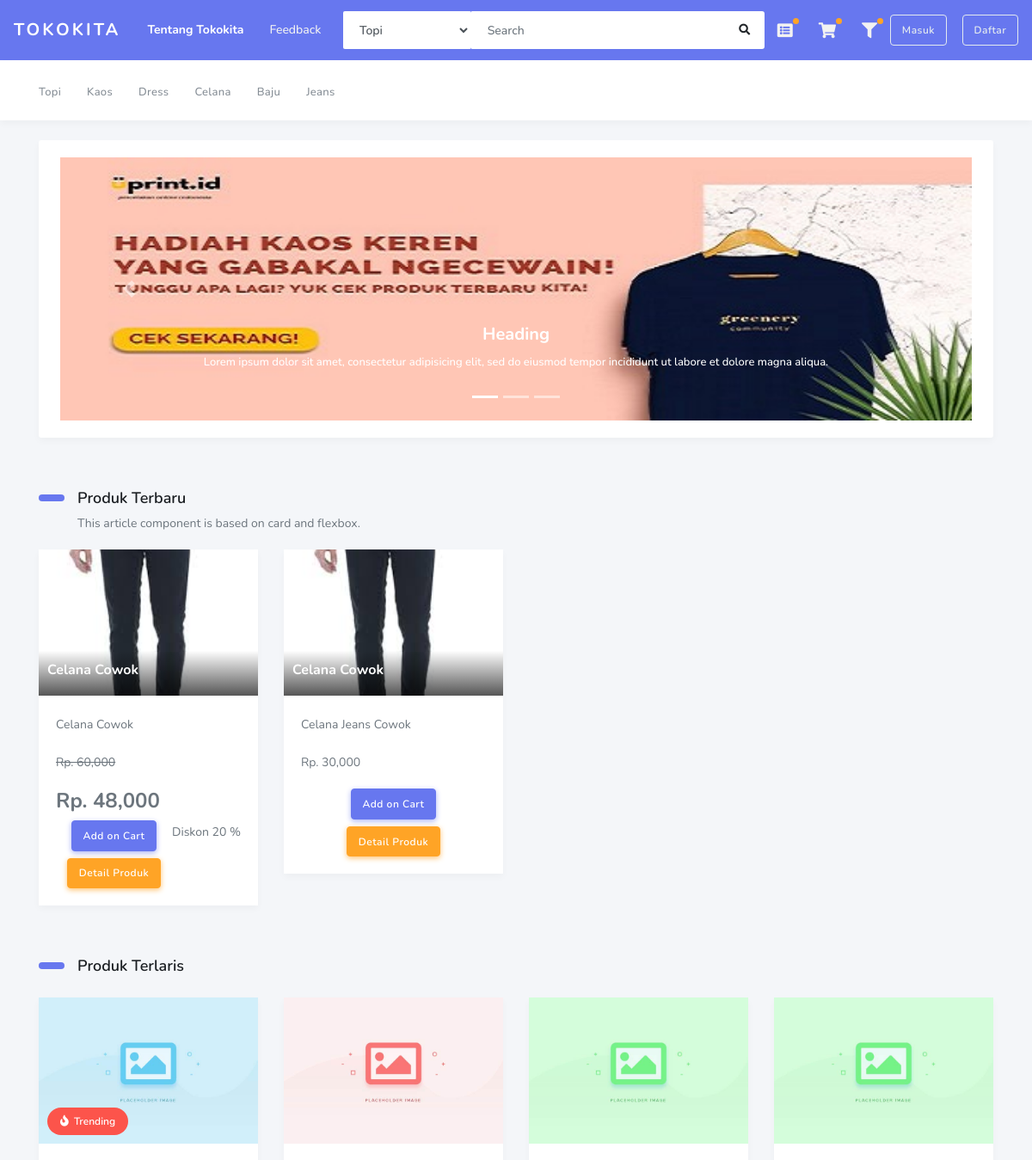
The page /index.php/filter/celana (upper part) on the database as committed earlier.
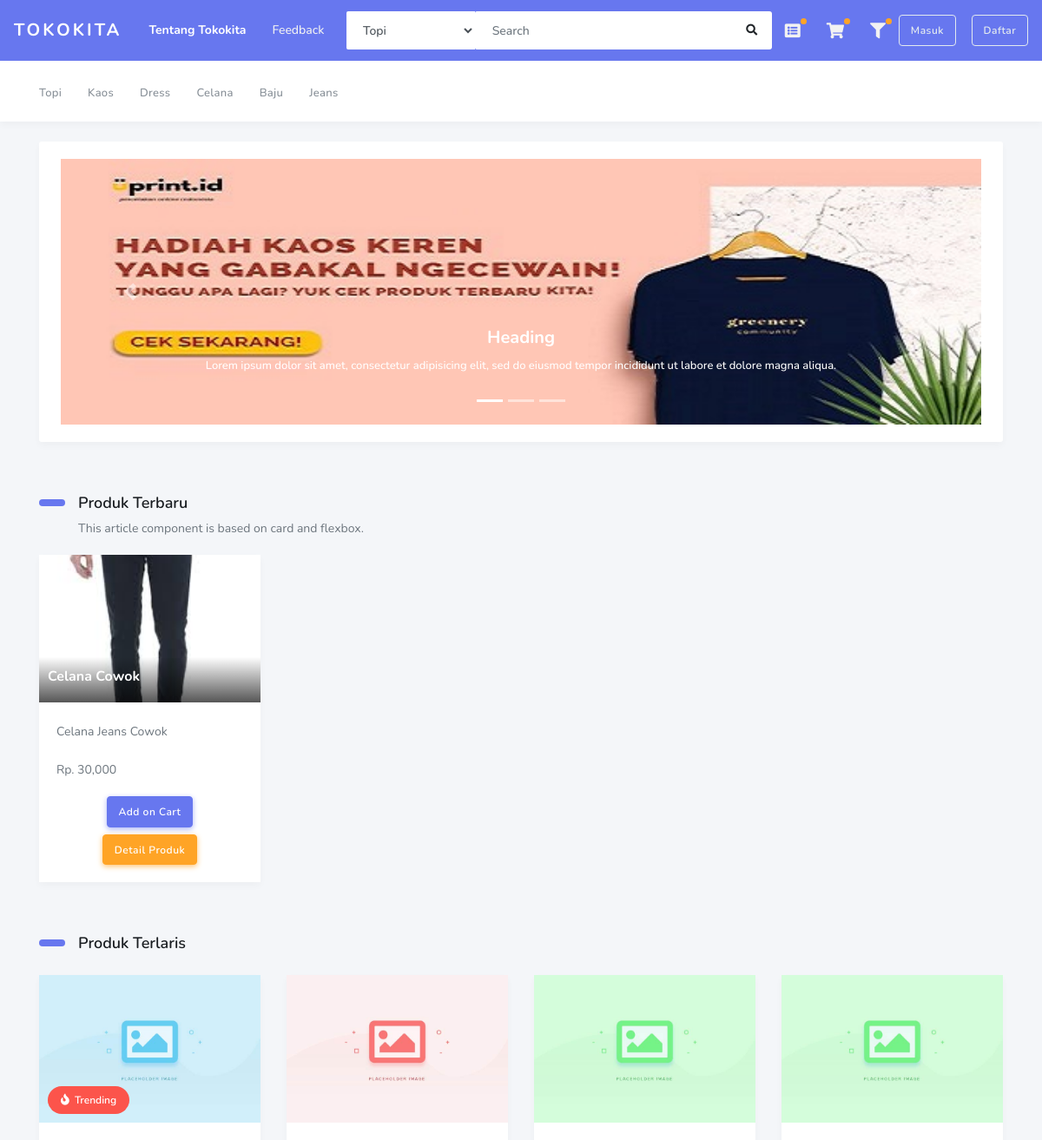
The same page on the database as committed later.
### tables this page shows
CREATE TABLE `tbl_kategori` (
  `idkat` int(5) NOT NULL,
  `namakat` varchar(30) NOT NULL
);

CREATE TABLE `tbl_produk` (
  `idProduk` int(5) NOT NULL,
  `idKat` int(5) NOT NULL,
  `idToko` int(5) NOT NULL,
  `namaProduk` varchar(50) NOT NULL,
  `foto` varchar(100) NOT NULL,
  `harga` int(10) NOT NULL,
  `hargaDiskon` int(20) NOT NULL,
  `stok` int(5) NOT NULL,
  `berat` int(5) NOT NULL,
  `deskripsi` text NOT NULL
);

### application/libraries/Template.php (called while the page is built)
<?php if ( ! defined('BASEPATH')) exit('No direct script access allowed');
class Template {
		var $template_data = array();
		function set($name, $value)
		{
			$this->template_data[$name] = $value;
		}
		function load($template = '', $view = '' , $view_data = array(), $return = FALSE)
		{
			$this->CI =& get_instance();
			$this->set('contents', $this->CI->load->view($view, $view_data, TRUE));
			return $this->CI->load->view($template, $this->template_data, $return);
		}
}

### application/controllers/Filter.php (called while the page is built, shortened)
<?php
class Filter extends CI_Controller
{
    public function celana()
    {
        $cari['cari'] = 'celana';
        $data['kategori'] = $this->Mfrontend->get_all_kategori()->result();
        $data['produk'] = $this->Mfrontend->get_all_cari($cari['cari'])->result();
        $this->template->load('layout_frontend', 'frontend/home', $data);
    }
}

### index.php (called while the page is built, shortened)
<?php
require_once BASEPATH.'core/CodeIgniter.php';

### application/models/Mfrontend.php (called while the page is built, shortened)
<?php
class Mfrontend extends CI_Model
{
    public function get_all_kategori()
    {
        return $this->db->get('tbl_kategori');
    }
    public function get_all_cari($cari)
    {
        $this->db->order_by('idProduk', 'DESC');
        $this->db->limit(4);
        $this->db->like('namaProduk', $cari);
        return $this->db->get('tbl_produk');
    }
}

### application/views/layout_frontend.php (the view, shortened to what the changed rows need)
<!DOCTYPE html>
<html lang="en">
<head>
    <link rel="stylesheet" href="https://stackpath.bootstrapcdn.com/bootstrap/4.3.1/css/bootstrap.min.css">
    <link rel="stylesheet" href="https://use.fontawesome.com/releases/v5.7.2/css/all.css">
    <link rel="stylesheet" href="<?php echo base_url('assets/admin/assets/css/style.css'); ?>">
    <link rel="stylesheet" href="<?php echo base_url('assets/admin/assets/css/components.css'); ?>">
</head>
<body class="layout-3">
    <div id="app">
        <div class="main-wrapper container">
            <nav class="navbar navbar-secondary navbar-expand-lg">
                <div class="container">
                    <ul class="navbar-nav">
                        <?php foreach ($kategori as $val) { ?>
                            <li class="nav-item">
                                <a href="#" class="nav-link"><span><?php echo $val->namakat; ?></span></a>
                            </li>
                        <?php } ?>
                    </ul>
                </div>
            </nav>
            <?= $contents ?>
        </div>
    </div>
</body>
</html>

### application/views/frontend/home.php (shortened to what the changed rows need)
<div class="main-content">
    <section class="section">
        <div class="section-body">
            <h2 class="section-title">Produk Terbaru</h2>
            <div class="row">
                <?php foreach ($produk as $val) { ?>
                    <div class="col-12 col-sm-6 col-md-6 col-lg-3">
                        <article class="article">
                            <div class="article-header">
                                <div class="article-image" data-background="<?php echo base_url('upload_produk/' . $val->foto); ?>">
                                </div>
                                <div class="article-title">
                                    <h2><a href="#">
                                            <?php echo $val->namaProduk; ?>
                                        </a>
                                    </h2>
                                </div>
                            </div>
                            <div class="article-details">
                                <p><?php echo $val->deskripsi; ?></p>
                                <?php
                                $diskon = ($val->hargaDiskon / 100) * $val->harga;
                                if (empty($val->hargaDiskon)) { ?>
                                    <p> Rp. <?php echo number_format($val->harga); ?> </h4>
                                    <?php } else { ?>
                                    <p><del> Rp. <?php echo number_format($val->harga); ?> </del></h4>
                                    <h4> Rp. <?php echo number_format($val->harga - $diskon); ?> </h4>
                                    <p style="float: right; "> Diskon <?= $val->hargaDiskon  ?> % </h5>
                                    <?php  } ?>
                                    <div class="article-cta">
                                        <a href="<?php echo site_url('Member/cart_tambah/' . $val->idProduk); ?>" class="btn btn-primary">Add on Cart</a>
                                    </div>
                                    <div class="article-cta">
                                        <a href="<?php echo site_url('member/detail_produk/?id=' .  $val->idProduk); ?>" class="btn btn-warning mt-2"> Detail Produk </a>
                                    </div>
                            </div>
                        </article>
                    </div>
                <?php } ?>
            </div>
            <h2 class="section-title">Produk Terlaris</h2>
        </div>
    </section>
</div>

Rows that differ between the two databases and show on the page:
removed tbl_produk: namaProduk "Celana Cowok", deskripsi "Celana Cowok", harga "60,000", $val->harga - $diskon "48,000", hargaDiskon "20"
